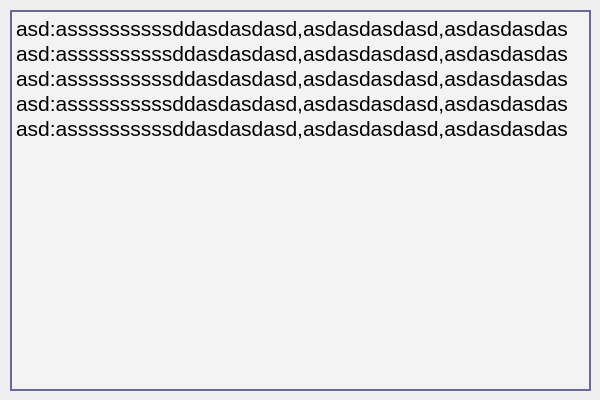
<?xml version="1.0" encoding="UTF-8"?>
<ui version="4.0">
 <class>moreInfoWindow</class>
 <widget class="QMainWindow" name="moreInfoWindow">
  <property name="geometry">
   <rect>
    <x>0</x>
    <y>0</y>
    <width>600</width>
    <height>400</height>
   </rect>
  </property>
  <property name="windowTitle">
   <string>MainWindow</string>
  </property>
  <widget class="QWidget" name="centralwidget">
   <widget class="QLabel" name="mainLabel">
    <property name="geometry">
     <rect>
      <x>0</x>
      <y>0</y>
      <width>600</width>
      <height>400</height>
     </rect>
    </property>
    <property name="styleSheet">
     <string notr="true">
border-image: url(:/icons/icons/118Z_2012.w026.n002.13B.p1.13 blurredsmall.png);</string>
    </property>
    <property name="text">
     <string/>
    </property>
   </widget>
   <widget class="QPlainTextEdit" name="textEdit">
    <property name="geometry">
     <rect>
      <x>10</x>
      <y>10</y>
      <width>581</width>
      <height>381</height>
     </rect>
    </property>
    <property name="font">
     <font>
      <family>MS Shell Dlg 2</family>
      <pointsize>16</pointsize>
     </font>
    </property>
    <property name="styleSheet">
     <string notr="true">background-color:rgb(255, 255, 255,25%);




border: 2px;
border-style: solid;
border-color: rgb(105, 105, 157);

</string>
    </property>
    <property name="readOnly">
     <bool>true</bool>
    </property>
    <property name="plainText">
     <string>asd:assssssssssddasdasdasd,asdasdasdasd,asdasdasdas
asd:assssssssssddasdasdasd,asdasdasdasd,asdasdasdas
asd:assssssssssddasdasdasd,asdasdasdasd,asdasdasdas
asd:assssssssssddasdasdasd,asdasdasdasd,asdasdasdas
asd:assssssssssddasdasdasd,asdasdasdasd,asdasdasdas</string>
    </property>
   </widget>
  </widget>
 </widget>
 <resources>
  <include location="../guitesting/icons.qrc"/>
  <include location="icons.qrc"/>
 </resources>
 <connections/>
</ui>
